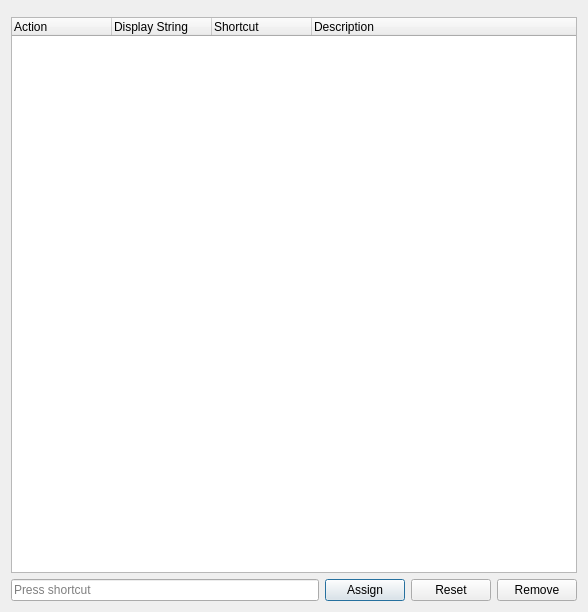
<?xml version="1.0" encoding="UTF-8"?>
<ui version="4.0">
 <class>ShortcutEditor</class>
 <widget class="QDialog" name="ShortcutEditor">
  <property name="geometry">
   <rect>
    <x>0</x>
    <y>0</y>
    <width>588</width>
    <height>612</height>
   </rect>
  </property>
  <property name="windowTitle">
   <string>Shortcuts</string>
  </property>
  <property name="windowIcon">
   <iconset resource="../QtResources/resources.qrc">
    <normaloff>:/GuiFoundation/Icons/Shortcuts.svg</normaloff>:/GuiFoundation/Icons/Shortcuts.svg</iconset>
  </property>
  <layout class="QVBoxLayout" name="verticalLayout">
   <item>
    <widget class="WQtSearchWidget" name="Search" native="true"/>
   </item>
   <item>
    <widget class="QTreeWidget" name="Shortcuts">
     <property name="uniformRowHeights">
      <bool>true</bool>
     </property>
     <property name="columnCount">
      <number>4</number>
     </property>
     <column>
      <property name="text">
       <string>Action</string>
      </property>
     </column>
     <column>
      <property name="text">
       <string>Display String</string>
      </property>
     </column>
     <column>
      <property name="text">
       <string>Shortcut</string>
      </property>
     </column>
     <column>
      <property name="text">
       <string>Description</string>
      </property>
     </column>
    </widget>
   </item>
   <item>
    <layout class="QHBoxLayout" name="horizontalLayout">
     <item>
      <widget class="QKeySequenceEdit" name="KeyEditor"/>
     </item>
     <item>
      <widget class="QPushButton" name="ButtonAssign">
       <property name="text">
        <string>Assign</string>
       </property>
      </widget>
     </item>
     <item>
      <widget class="QPushButton" name="ButtonReset">
       <property name="text">
        <string>Reset</string>
       </property>
      </widget>
     </item>
     <item>
      <widget class="QPushButton" name="ButtonRemove">
       <property name="text">
        <string>Remove</string>
       </property>
      </widget>
     </item>
    </layout>
   </item>
  </layout>
 </widget>
 <customwidgets>
  <customwidget>
   <class>WQtSearchWidget</class>
   <extends>QWidget</extends>
   <header location="global">GuiFoundation/Widgets/SearchWidget.moc.h</header>
   <container>1</container>
  </customwidget>
 </customwidgets>
 <resources>
  <include location="../QtResources/resources.qrc"/>
 </resources>
 <connections/>
</ui>
